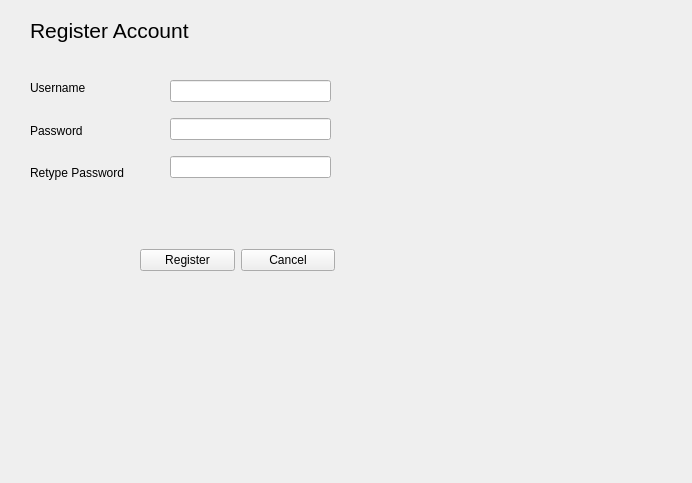
<?xml version="1.0" encoding="UTF-8"?>
<ui version="4.0">
 <class>Form</class>
 <widget class="QWidget" name="Form">
  <property name="geometry">
   <rect>
    <x>0</x>
    <y>0</y>
    <width>692</width>
    <height>483</height>
   </rect>
  </property>
  <property name="windowTitle">
   <string>Form</string>
  </property>
  <widget class="QWidget" name="verticalLayoutWidget">
   <property name="geometry">
    <rect>
     <x>30</x>
     <y>70</y>
     <width>121</width>
     <height>121</height>
    </rect>
   </property>
   <layout class="QVBoxLayout" name="verticalLayout">
    <item>
     <widget class="QLabel" name="userLabel">
      <property name="text">
       <string>Username</string>
      </property>
     </widget>
    </item>
    <item>
     <widget class="QLabel" name="pwLabel">
      <property name="text">
       <string>Password</string>
      </property>
     </widget>
    </item>
    <item>
     <widget class="QLabel" name="repw_label">
      <property name="text">
       <string>Retype Password</string>
      </property>
     </widget>
    </item>
   </layout>
  </widget>
  <widget class="QWidget" name="verticalLayoutWidget_2">
   <property name="geometry">
    <rect>
     <x>170</x>
     <y>70</y>
     <width>161</width>
     <height>121</height>
    </rect>
   </property>
   <layout class="QVBoxLayout" name="verticalLayout_2">
    <item>
     <widget class="QLineEdit" name="userEntry"/>
    </item>
    <item>
     <widget class="QLineEdit" name="passEntry">
      <property name="echoMode">
       <enum>QLineEdit::Password</enum>
      </property>
     </widget>
    </item>
    <item>
     <widget class="QLineEdit" name="repassEntry">
      <property name="echoMode">
       <enum>QLineEdit::Password</enum>
      </property>
     </widget>
    </item>
   </layout>
  </widget>
  <widget class="QLabel" name="label_4">
   <property name="geometry">
    <rect>
     <x>30</x>
     <y>10</y>
     <width>241</width>
     <height>41</height>
    </rect>
   </property>
   <property name="font">
    <font>
     <pointsize>16</pointsize>
    </font>
   </property>
   <property name="text">
    <string>Register Account</string>
   </property>
  </widget>
  <widget class="QWidget" name="horizontalLayoutWidget">
   <property name="geometry">
    <rect>
     <x>140</x>
     <y>220</y>
     <width>195</width>
     <height>80</height>
    </rect>
   </property>
   <layout class="QHBoxLayout" name="horizontalLayout">
    <item>
     <widget class="QPushButton" name="registerAcc_but">
      <property name="text">
       <string>Register</string>
      </property>
     </widget>
    </item>
    <item>
     <widget class="QPushButton" name="cancel_but">
      <property name="text">
       <string>Cancel</string>
      </property>
     </widget>
    </item>
   </layout>
  </widget>
 </widget>
 <resources/>
 <connections/>
</ui>
